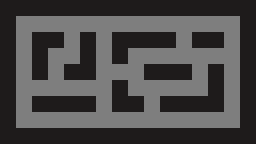

The image is a tile-based game level rendered from a .tmx file. Its description and source (layers, tilesets, objects; grid data summarised) follow:
An orthogonal 16x9 tile map with 16x16 px tiles, 2 tile layers (Light, Dark) and 21 objects.

<map version="1.0" orientation="orthogonal" renderorder="right-down" width="16" height="9" tilewidth="16" tileheight="16" nextobjectid="37">
 <properties>
  <property name="name" value="Level 1" />
 </properties>
 <tileset firstgid="1" name="Tiles" tilewidth="16" tileheight="16" tilecount="2">
  <tile id="0">
   <image width="16" height="16" source="../dark_tile.png" />
  </tile>
  <tile id="1">
   <image width="16" height="16" source="../light_tile.png" />
  </tile>
 </tileset>
 <layer name="Light" width="16" height="9">
  <data>[144 cells, 144 non-empty, 1 distinct tile ids]</data>
 </layer>
 <layer name="Dark" width="16" height="9">
  <data>[144 cells, 77 non-empty, 1 distinct tile ids]</data>
 </layer>
 <objectgroup name="Collision">
  <object id="9" x="32" y="32" width="16" height="48" />
  <object id="10" x="48" y="32" width="16" height="16" />
  <object id="11" x="80" y="32" width="16" height="48" />
  <object id="12" x="64" y="64" width="16" height="16" />
  <object id="13" x="0" y="0" width="256" height="16" />
  <object id="14" x="240" y="16" width="16" height="128" />
  <object id="15" x="0" y="128" width="240" height="16" />
  <object id="17" x="0" y="16" width="16" height="112" />
  <object id="18" x="32" y="96" width="64" height="16" />
  <object id="20" x="112" y="32" width="16" height="32" />
  <object id="21" x="128" y="32" width="48" height="16" />
  <object id="22" x="192" y="32" width="32" height="16" />
  <object id="23" x="208" y="64" width="16" height="48" />
  <object id="24" x="160" y="96" width="48" height="16" />
  <object id="25" x="144" y="64" width="48" height="16" />
  <object id="26" x="112" y="80" width="16" height="32" />
  <object id="27" x="128" y="96" width="16" height="16" />
 </objectgroup>
 <objectgroup name="Dots">
  <object id="32" x="54.75" y="56.25" width="2" height="2">
   <properties>
    <property name="color" value="red" />
   </properties>
   <ellipse />
  </object>
  <object id="34" x="183.25" y="55.75" width="0.75" height="1.75">
   <properties>
    <property name="color" value="green" />
   </properties>
   <ellipse />
  </object>
  <object id="35" x="232.75" y="103" width="0.75" height="1.75">
   <properties>
    <property name="color" value="red" />
   </properties>
   <ellipse />
  </object>
 </objectgroup>
 <objectgroup name="Spawn">
  <object id="30" x="119.25" y="73" width="1.5" height="1.25" />
 </objectgroup>
</map>
